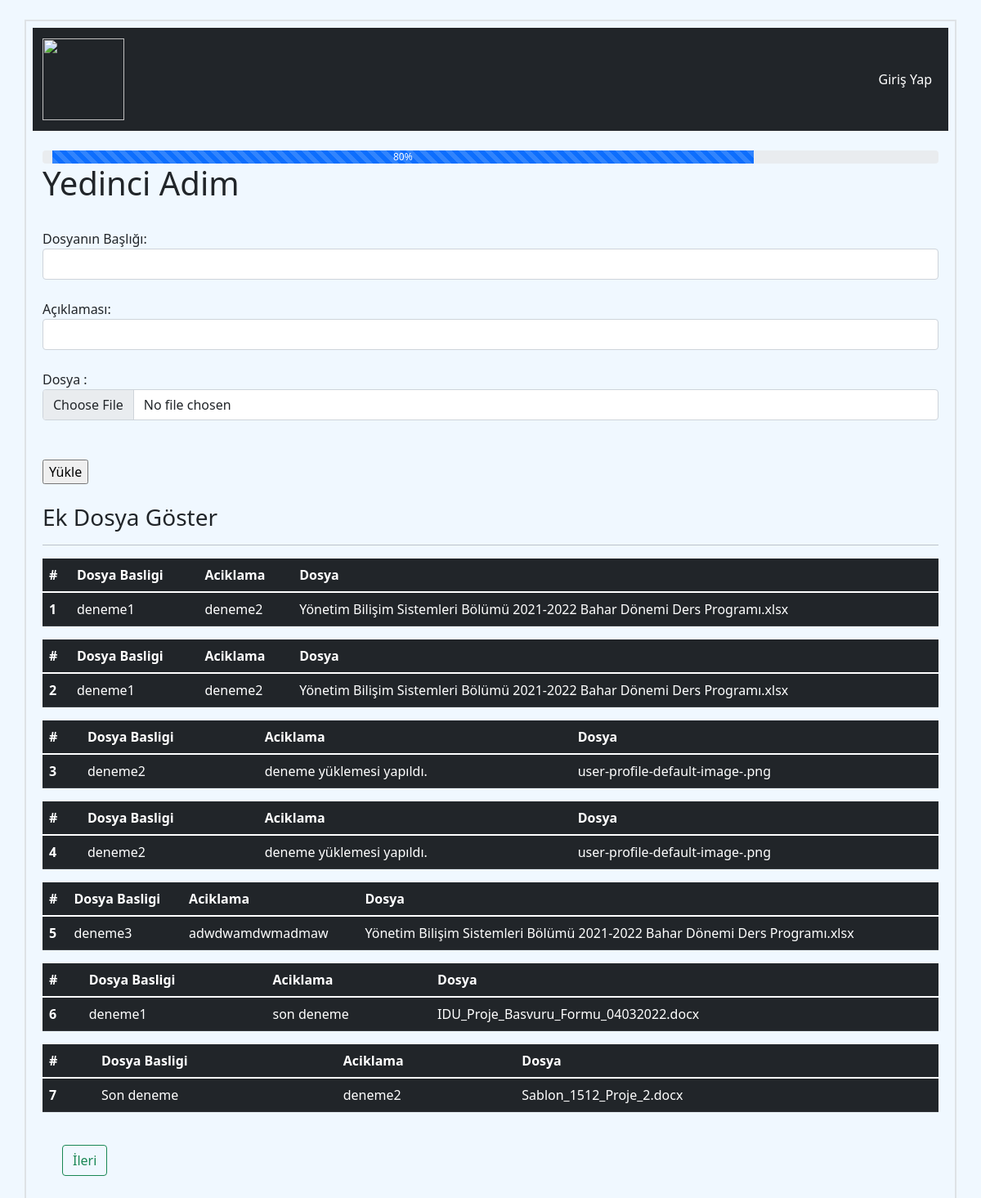
/yedinci-adim/, run on the app's committed database.
### BapProje/models.py (models this page shows, shortened)
class ProjeEkDosya(models.Model):
    basvuran_id = models.ForeignKey(User, null=True, default=1, on_delete=models.CASCADE)
    Dosya_Basligi = models.CharField(max_length=100)
    Aciklamasi = models.CharField(max_length=200)
    Dosya = models.FileField()

### BapProje/views.py (the view)
# urls.py: path('yedinci-adim/', views.Ek_yukle, name = 'yedinci-adim'),
def Ek_yukle(request):
    proje_ekDosya = ProjeEkDosya.objects.all().values()
    template = loader.get_template('yedinci_adim.html')
    context = {
        'proje_ekDosya': proje_ekDosya,
    }
    return HttpResponse(template.render(context,request))

### BapProje/templates/yedinci_adim.html (shortened to what this page needs)
{% extends 'base.html' %}
{%block content%}
<div class="container">
    <div class="row">
        <div class="progress">
            <div class="progress-bar progress-bar-striped progress-bar-animated" role="progressbar" aria-valuenow="75" aria-valuemin="0" aria-valuemax="100" style="width: 80%">80%</div>
          </div>
    </div>
</div>
<h1>Yedinci Adim</h1>
<form action="ek-dosyalar/" method="post">
    <br>
    Dosyanın Başlığı:
    <input name="baslik" class="form-control" required>
    <br>
    Açıklaması:
    <input name="aciklama" class="form-control" required>
    <br>
    Dosya : <br>
    <input name="dosya" type="file" class="form-control" required>
    <br><br>
    <input type="submit" value="Yükle">
</form>
<br>
<h3>Ek Dosya Göster</h3>
<hr>
<table border="1">
    {% for x in proje_ekDosya%}
        <table class="table table-dark table-hover">
                <thead>
                <tr>
                    <th scope="col">#</th>
                    <th scope="col">Dosya Basligi</th>
                    <th scope="col">Aciklama</th>
                    <th scope="col">Dosya</th>
                </tr>
                </thead>
                <tbody>
                <tr>
                    <th scope="row">{{x.id}}</th>
                    <td>{{x.Dosya_Basligi}}</td>
                    <td>{{x.Aciklamasi}}</td>
                    <td>{{x.Dosya}}</td>
                </tr>
                </tbody>
        </table>
    {% endfor %}
    <a href="{%url 'sekizinci-adim'%}"><button class="btn btn-outline-success m-4">İleri</button></a>
{% endblock %}

### BapProje/templates/base.html (shortened to what this page needs)
<!doctype html>
<html lang="en">
  <head>
    <link href="https://cdn.jsdelivr.net/npm/bootstrap@5.1.3/dist/css/bootstrap.min.css" rel="stylesheet">
  </head>
  <body class="p-4" style="background-color: #F0F8FF;">
    <div class="container border border-2 p-2">
        <nav class="navbar navbar-expand-lg navbar-light bg-dark sticky-top">
            <div class="container-fluid">
                <a class="navbar-brand" href="{%url 'Home'%}"><img src="https://iibf.idu.edu.tr/educat/img/logo/logo.png" style="width: 100px;height: 100px;"></a>
                <div class="collapse navbar-collapse" id="navbarScroll">
                    <ul class="navbar-nav ms-auto my-2 my-lg-0 navbar-nav-scroll" style="--bs-scroll-height: 100px;">
                        {% if user.is_authenticated %}
                            <li class="nav-item">
                                <a class="nav-link text-white disabled" href="#">Hoş Geldin !
                                    {{user.first_name}}
                                    <svg xmlns="http://www.w3.org/2000/svg" width="22" height="22" fill="currentColor" class="bi bi-person-fill" viewBox="0 0 16 16">
                                        <path d="M3 14s-1 0-1-1 1-4 6-4 6 3 6 4-1 1-1 1H3zm5-6a3 3 0 1 0 0-6 3 3 0 0 0 0 6z"/>
                                      </svg>
                                </a>
                            </li>
                            <li class="nav-item">
                                <a class="nav-link text-white" href="{% url 'Home' %}">Anasayfa</a>
                            </li>
                            <li class="nav-item">
                                <a class="nav-link text-white" href="{% url 'basvuru-ekle' %}">Başvuru Yap</a>
                            </li>
                            <li class="nav-item">
                                <a class="nav-link active text-white" aria-current="page" href="{% url 'logout' %}">Çıkış Yap</a>
                            </li>
                        {% else %}
                            <li class="nav-item">
                                <a class="nav-link active text-white" href="{% url 'login' %}">Giriş Yap</a>
                            </li>
                        {% endif %}
                    </ul>
                </div>
            </div>
        </nav>
        <div class="container mt-4 ">
            {% block content %}
            {% load crispy_forms_tags %}
            {% endblock %}
        </div>
    </div>
  </body>
</html>

### data on the page
ProjeEkDosya: id "1", Dosya_Basligi "deneme1", Aciklamasi "deneme2", Dosya "Yönetim Bilişim Sistemleri Bölümü 2021-2022 Bahar Dönemi Ders Programı.xlsx"
ProjeEkDosya: id "2", Dosya_Basligi "deneme1", Aciklamasi "deneme2", Dosya "Yönetim Bilişim Sistemleri Bölümü 2021-2022 Bahar Dönemi Ders Programı.xlsx"
ProjeEkDosya: id "3", Dosya_Basligi "deneme2", Aciklamasi "deneme yüklemesi yapıldı.", Dosya "user-profile-default-image-.png"
ProjeEkDosya: id "4", Dosya_Basligi "deneme2", Aciklamasi "deneme yüklemesi yapıldı.", Dosya "user-profile-default-image-.png"
ProjeEkDosya: id "5", Dosya_Basligi "deneme3", Aciklamasi "adwdwamdwmadmaw", Dosya "Yönetim Bilişim Sistemleri Bölümü 2021-2022 Bahar Dönemi Ders Programı.xlsx"
ProjeEkDosya: id "6", Dosya_Basligi "deneme1", Aciklamasi "son deneme", Dosya "IDU_Proje_Basvuru_Formu_04032022.docx"
ProjeEkDosya: id "7", Dosya_Basligi "Son deneme", Aciklamasi "deneme2", Dosya "Sablon_1512_Proje_2.docx"
